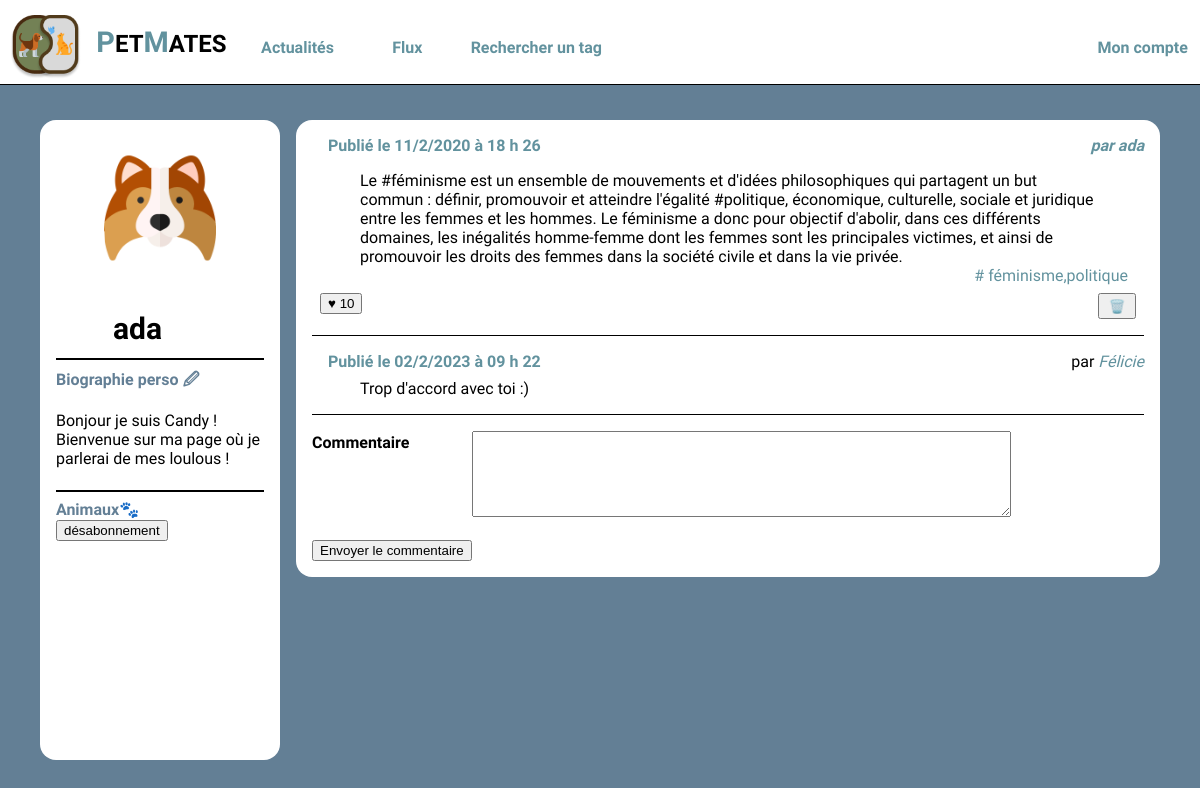
Before: /wall.php?user_id=1 (signed in) with the older database file.
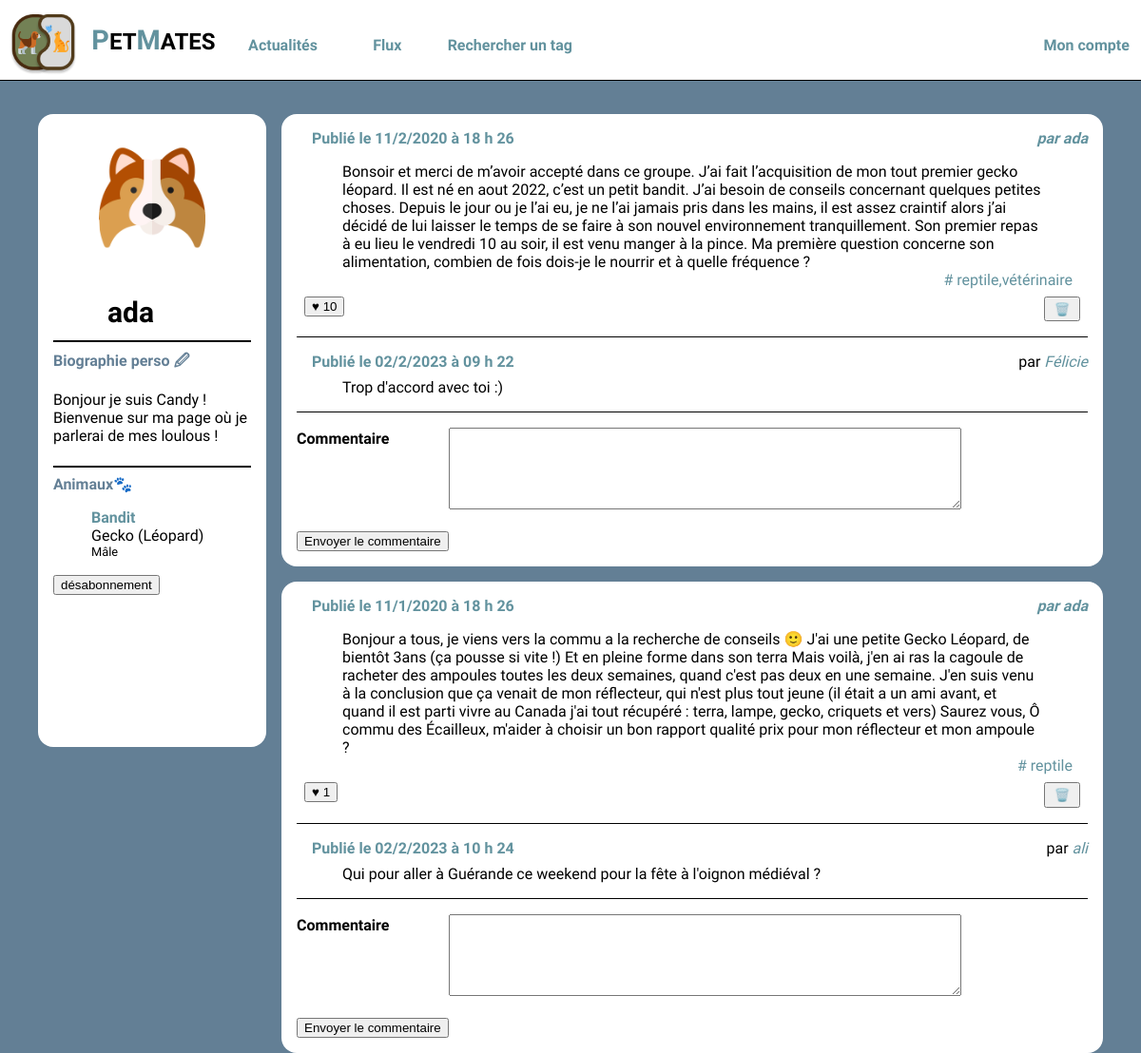
After: the same page with the newer database file.
### tables this page shows
CREATE TABLE `posts` (
  `id` int(10) UNSIGNED NOT NULL,
  `user_id` int(10) UNSIGNED NOT NULL,
  `content` text NOT NULL,
  `created` datetime NOT NULL,
  `parent_id` int(10) UNSIGNED DEFAULT NULL
);

CREATE TABLE `users` (
  `id` int(10) UNSIGNED NOT NULL,
  `email` varchar(255) NOT NULL,
  `password` varchar(255) NOT NULL,
  `alias` varchar(255) NOT NULL
);

CREATE TABLE `comments` (
  `id` int(10) NOT NULL,
  `id_post` int(11) UNSIGNED NOT NULL,
  `content` varchar(300) NOT NULL,
  `user_id` int(10) UNSIGNED NOT NULL,
  `created` datetime NOT NULL
);

CREATE TABLE `pets` (
  `id` int(11) NOT NULL,
  `user_id` int(10) UNSIGNED NOT NULL,
  `type_pet` varchar(30) NOT NULL,
  `race_pet` varchar(30) NOT NULL,
  `name_pet` varchar(30) NOT NULL,
  `sex_pet` text NOT NULL
);

### wall.php (the view, shortened to what the changed rows need)
<!doctype html>
<html lang="fr">
<head>
    <?php include_once('headmeta.php'); ?>
</head>
<body>
    <?php include_once('header.php'); ?>
    <?php include('connexion.php'); ?>
    <div id="wrapper">
        <?php
        $userId = intval($_GET['user_id']);
        ?>
        <aside class="present-profil">
            <?php
            $laQuestionEnSql = "SELECT * FROM users WHERE id= '$userId' ";
            $lesInformations = $mysqli->query($laQuestionEnSql);
            $user = $lesInformations->fetch_assoc();
             ?>
            <section>
                <h1 class="pseudo"><?php echo $user['alias'] ?></h1>
                <?php
                $requeteListPet= "SELECT * FROM pets WHERE user_id= '$userId' ";
                $lesInfoPet = $mysqli->query($requeteListPet);
                while ($petList = $lesInfoPet->fetch_assoc()) {
                ?>
                    <div class="animList">
                        <ul>
                           <li class="nameAnim"><?php echo $petList['name_pet'] ?></li>
                           <li><?php echo $petList['type_pet'] ?> (<?php echo $petList['race_pet'] ?>)</li>
                           <li class="animSex"><?php echo $petList['sex_pet'] ?> </li>
                        </ul>
                    </div>
                <?php
                }
                ?>
            </section>
        </aside>
        <main class="mainwall">
            <?php
            $laQuestionEnSql = "
                    SELECT posts.content, posts.created, posts.user_id, posts.id, users.alias as author_name,
                    COUNT(likes.id) as like_number, GROUP_CONCAT(DISTINCT tags.label) AS taglist
                    FROM posts
                    JOIN users ON  users.id=posts.user_id
                    LEFT JOIN posts_tags ON posts.id = posts_tags.post_id
                    LEFT JOIN tags       ON posts_tags.tag_id  = tags.id
                    LEFT JOIN likes      ON likes.post_id  = posts.id
                    WHERE posts.user_id='$userId'
                    GROUP BY posts.id
                    ORDER BY posts.created DESC
                    ";
            $lesInformations = $mysqli->query($laQuestionEnSql);
            while ($post = $lesInformations->fetch_assoc()) {
                $idDuPost = $post['id'];
                ?>
                <article>
                    <h3>
                        <time>
                            <?php
                            $stringDate = $post['created'];
                            $dateJourTiret = substr($stringDate, 0, 9);
                            $heureTiret = substr($stringDate, 11, -1);
                            list($year, $day, $month) = explode("-",$dateJourTiret);
                            list($hour, $minuts, $seconds) = explode(":", $heureTiret);
                            ?>
                            Publié le <?php echo $day."/".$month."/".$year ?> à <?php echo $hour ?> h <?php echo $minuts ?>
                        </time>
                    </h3>
                    <address>par
                        <?php echo $post['author_name'] ?>
                    </address>
                    <div>
                        <p>
                        <?php echo $post['content'] ?>
                        </p>
                    </div>
                    <div class="tags">
                        <?php
                        if(!empty($post['taglist'])) { ?>
                        <a href="">#
                        <?php echo $post['taglist'] ?>
                        </a>
                        <?php } ?>
                    </div>
                    <footer>
                            <form action="" method="post">
                                <button type='submit' name='like' value='<?php echo $idDuPost ?>'
                                    <?php if (!empty($_SESSION['connected_id'])) {
                                    if ($post['user_id'] == $_SESSION['connected_id']) {
                                        echo "disabled";}} ?>>
                                            <div class="likePlace">
                                                ♥
                                                <?php echo $post['like_number'] ?>
                                            </div>
                                </button>
                            </form>
                            <div class="button">
                                <form action="" method="post">
                                    <button type='submit' name='supp' value='<?php echo $idDuPost ?>' class="button-sup">
                                            <div class="delete">
                                            🗑️
                                            </div>
                                    </button>
                                </form>
                            </div>
                    </footer>
                    <div id="allcomments">
                        <?php
                        $requeteComment = "SELECT * FROM comments WHERE id_post = '$idDuPost';";
                        $infoComment = $mysqli->query($requeteComment);
                        while ($comment = $infoComment->fetch_assoc()) {
                            $requeteAlias = "SELECT alias FROM users WHERE id=".$comment['user_id'].";";
                            $infoAlias = $mysqli->query($requeteAlias);
                            $alias = $infoAlias->fetch_assoc();
                            ?>
                            <div id="wrappercomment">
                                <div id="begin">
                                    <h3>
                                    <time>
                                        <?php
                                        $stringDate = $comment['created'];
                                        $dateJourTiret = substr($stringDate, 0, 9);
                                        $heureTiret = substr($stringDate, 11, -1);
                                        list($year, $day, $month) = explode("-",$dateJourTiret);
                                        list($hour, $minuts, $seconds) = explode(":", $heureTiret);
                                        ?>
                                        Publié le <?php echo $day."/".$month."/".$year ?> à <?php echo $hour ?> h <?php echo $minuts ?>
                                    </time>
                                    </h3>
                                    <adress>par <a
                                            href="wall.php?user_id=<?php echo $comment['user_id'] ?>"><?php
                                               echo $alias['alias'] ?></a>
                                    </adress>
                                </div>
                                <div>
                                    <p>
                                        <?php echo $comment['content'] ?>
                                    </p>
                                </div>
                            </div>
                        <?php }
                        ?>
                    </div>
                    <form action="" method="post">
                        <dl>
                            <dt><label for='commentaire'>Commentaire</label></dt>
                            <dd><textarea id="textarea" name='commentaire'></textarea></dd>
                        </dl>
                        <button type='submit' name='postcomment' value='<?php echo $idDuPost ?>'>Envoyer le
                            commentaire</button>
                    </form>
                </article>
            <?php } ?>
        </main>
    </div>
</body>
</html>

Changed rows visible on the page:
added pets: name_pet "Bandit", type_pet "Gecko", race_pet "Léopard", sex_pet "Mâle"
changed posts: content "Le #féminisme est un ensemble de mouvements et d'idées philosophiques qui partagent un but commun : définir, promouvoir et atteindre l'égalité #politique, économique, culturelle, sociale et juridique entre les femmes et les hommes. Le féminisme a donc pour objectif d'abolir, dans ces différents domaines, les inégalités homme-femme dont les femmes sont les principales victimes, et ainsi de promouvoir les droits des femmes dans la société civile et dans la vie privée." → "Bonsoir et merci de m’avoir accepté dans ce groupe. J’ai fait l’acquisition de mon tout premier gecko léopard. Il est né en aout 2022, c’est un petit bandit. J’ai besoin de conseils concernant quelques petites choses. Depuis le jour ou je l’ai eu, je ne l’ai jamais pris dans les mains, il est assez craintif alors j’ai décidé de lui laisser le temps de se faire à son nouvel environnement tranquillement. Son premier repas à eu lieu le vendredi 10 au soir, il est venu manger à la pince. Ma première question concerne son alimentation, combien de fois dois-je le nourrir et à quelle fréquence ?"; taglist "féminisme,politique" → "reptile,vétérinaire"
now on this page (row edited): posts: day "11", month "1", year "2020", hour "18", minuts "26", user.alias "ada", content "Bonjour a tous, je viens vers la commu a la recherche de conseils 🙂 J'ai une petite Gecko Léopard, de bientôt 3ans (ça pousse si vite !) Et en pleine forme dans son terra Mais voilà, j'en ai ras la cagoule de racheter des ampoules toutes les deux semaines, quand c'est pas deux en une semaine. J'en suis venu à la conclusion que ça venait de mon réflecteur, qui n'est plus tout jeune (il était a un ami avant, et quand il est parti vivre au Canada j'ai tout récupéré : terra, lampe, gecko, criquets et vers) Saurez vous, Ô commu des Écailleux, m'aider à choisir un bon rapport qualité prix pour mon réflecteur et mon ampoule ?", taglist "reptile", like_number "1", $idDuPost 8 (drawn)
now on this page (row unchanged): comments: day "02", month "2", year "2023", hour "10", minuts "24", user.alias "ali", content "Qui pour aller à Guérande ce weekend pour la fête à l'oignon médiéval ?", shown under "11"
